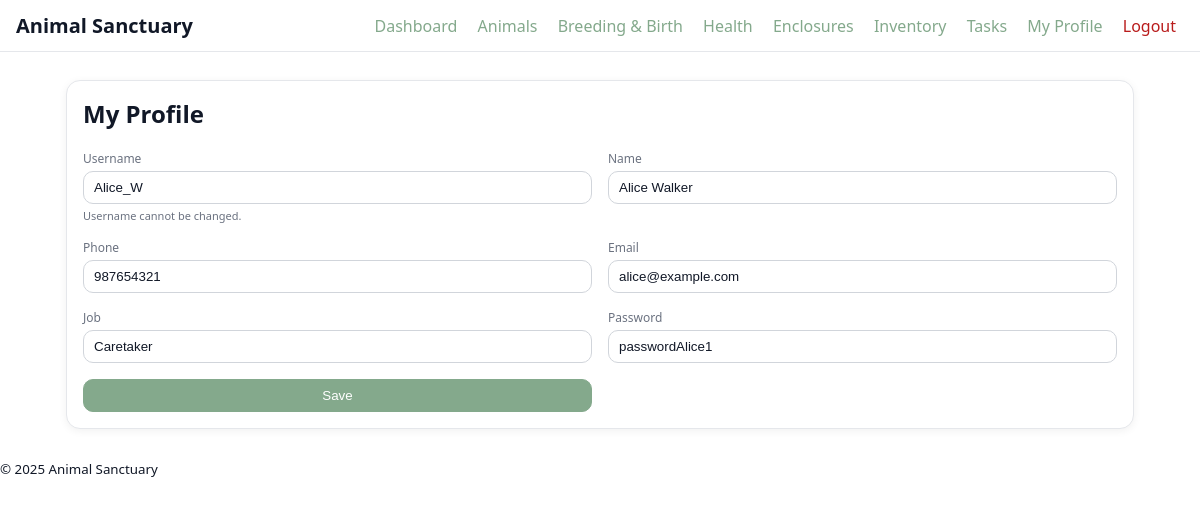
The page /profile.php (signed in) on the database its author committed.
### tables this page shows
CREATE TABLE `staff` (
  `Username` varchar(30) NOT NULL,
  `name` varchar(100) NOT NULL,
  `phone_no` int(11) NOT NULL,
  `email` varchar(60) NOT NULL,
  `job` varchar(50) NOT NULL,
  `password` varchar(50) NOT NULL,
  `manager_username` varchar(30) DEFAULT NULL,
  `ismanager` enum('Yes','No') NOT NULL DEFAULT 'No'
);

### auth.php (called while the page is built, shortened)
<?php
function current_username() { return $_SESSION['user']['Username'] ?? null; }
?>

### profile.php (the view, shortened to what this page needs)
<?php
require_once "db.php"; require_once "auth.php"; require_login();
$u=current_username(); $msg="";
$me=$mysqli->query("SELECT * FROM staff WHERE Username='".$mysqli->real_escape_string($u)."'")->fetch_assoc();
include "header.php"; ?>
<div class="card">
  <h2>My Profile</h2>
  <form method="post" class="grid grid-2">
    <div><label>Username</label><input disabled value="<?=$me['Username']?>"><div class="form-help">Username cannot be changed.</div></div>
    <div><label>Name</label><input name="name" value="<?=$me['name']?>"></div>
    <div><label>Phone</label><input name="phone_no" value="<?=$me['phone_no']?>"></div>
    <div><label>Email</label><input type="email" name="email" value="<?=$me['email']?>"></div>
    <div><label>Job</label><input name="job" value="<?=$me['job']?>"></div>
    <div><label>Password</label><input name="password" value="<?=$me['password']?>"></div>
    <div><button class="btn primary">Save</button></div>
  </form>
</div>
<?php include "footer.php"; ?>

### styles.css (style rules this page uses)
:root { --bg:#ffffff; --card:#ffffff; --muted:#e5e7eb; --text:#111827; --accent:#84a98c; --accent-strong:#3a5a40; --border:#e5e7eb; --danger:#b91c1c; }
* { box-sizing:border-box }
body { margin:0;background:var(--bg);color:var(--text);font-family:system-ui,-apple-system,Segoe UI,Roboto,Ubuntu,"Helvetica Neue",Arial }
.card { background:var(--card);border:1px solid var(--border);border-radius:14px;padding:16px;margin-bottom:16px;box-shadow:0 2px 8px rgba(0,0,0,.06) }
.grid { display:grid;gap:16px }
.grid-2 { grid-template-columns:repeat(2,minmax(0,1fr)) }
input,select,button,textarea { width:100%;padding:8px 10px;background:#fff;color:var(--text);border:1px solid #d1d5db;border-radius:10px }
label { font-size:12px;color:#6b7280;margin-bottom:4px;display:block }
button { cursor:pointer }
h2,h3 { margin-top:0 }
.btn { border:1px solid #d1d5db;background:#fff;transition:all .15s ease;border-radius:10px }
.btn.primary { background:var(--accent);border-color:var(--accent);color:#fff }
.form-help { font-size:11px;color:#6b7280;margin-top:4px }

### rows shown on the page
staff: Username "Alice_W", name "Alice Walker", phone_no "987654321", email "alice@example.com", job "Caretaker", password "passwordAlice1"
